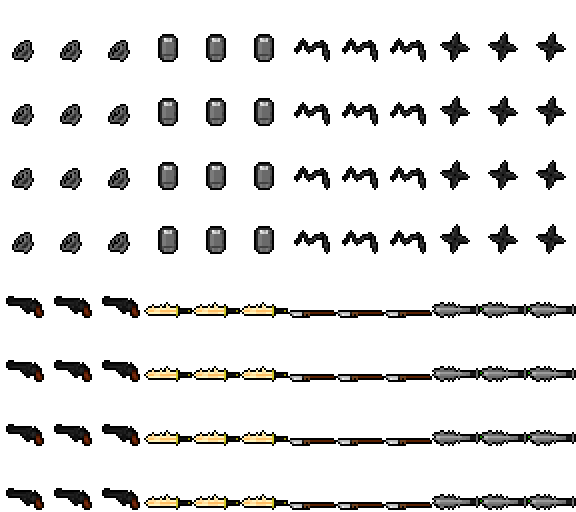
#> input picture art/Weapon/A武器セット１３.png, 576 x 512 px, given in place of [2K-VX]-A武器セット１０.png, which was not available
$ python acceptance.py
#> lines starting #> are read from the running program, lines starting #| are printed output that depends on the picture; pictures that were not available may be replaced by others from this repository, and a replacement may not be noted
# -*- coding: utf-8 -*-
"""生成验收对照图：图标 / 地面精灵 1x / 地面精灵 3x。"""
import sys, os, re, glob
sys.path.insert(0, os.path.dirname(os.path.abspath(__file__)))
from mapping import SHEETS, MAPPING
from PIL import Image, ImageDraw

FW, FH = 48, 64


def load_info():
    info = {}
    for f in sorted(glob.glob("object/*.tres")):
        txt = open(f, encoding="utf-8", errors="replace").read()
        m = re.search(r'^item_id = "([^"]*)"', txt, re.M)
        if not m:
            continue
        iid = m.group(1)
        icon = ""
        mm = re.search(r'(?<!u)\bicon = ExtResource\("([^"]+)"\)', txt, re.M)
        if mm:
            key = mm.group(1)
            for l in txt.splitlines():
                if l.startswith("[ext_resource") and f'id="{key}"' in l:
                    p = re.search(r'path="([^"]+)"', l)
                    if p:
                        icon = p.group(1).replace("res://", "")
        name = ""
        mn = re.search(r'^item_name = "([^"]*)"', txt, re.M)
        if mn:
            name = mn.group(1)
        info[iid] = (icon, name)
    return info


def main():
    info = load_info()
    rows = []
    for iid, (sk, idx) in MAPPING.items():
        icon, name = info.get(iid, ("", ""))
        rows.append((iid, name, icon, sk, idx))
    rows.sort(key=lambda r: (0 if "weapon" not in r[0] else 0, r[0]))

    SC = 3
    row_h = FH * SC + 26
    col_w = 170 + 60 + FW * SC + 24
    cols = 2
    per = 14
    for page in range(0, len(rows), per):
        chunk = rows[page:page + per]
        nr = (len(chunk) + cols - 1) // cols
        canvas = Image.new("RGBA", (col_w * cols, row_h * nr + 10), (22, 22, 26, 255))
        d = ImageDraw.Draw(canvas)
        for i, (iid, name, icon, sk, idx) in enumerate(chunk):
            cx, cy = i // cols, i % cols
            x = cy * col_w + 8
            y = cx * row_h + 20
            # 图标 1x
            if icon and os.path.exists(icon):
                ic = Image.open(icon).convert("RGBA")
                canvas.alpha_composite(ic, (x, y + 6))
            # 地面精灵 1x（灰底，模拟地面）
            sheet = Image.open(SHEETS[sk]).convert("RGBA")
#> sheet is the input picture: PIL image 576x512 RGBA; mean R, G, B, A 35.1, 142.1, 6, 34
            c, r = idx % 4, idx // 4
            ox, oy = c * FW * 3, r * FH * 4
            cell = sheet.crop((ox + FW, oy, ox + 2 * FW, oy + FH))
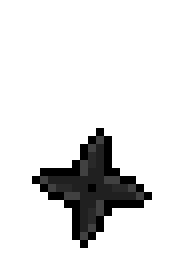
#> cell: PIL image 48x64 RGBA (shown 4 times larger); mean R, G, B, A 31.1, 140.1, 2.9, 30.9; transparent parts drawn white
            plate = Image.new("RGBA", (FW + 8, FH + 8), (92, 96, 92, 255))
            plate.alpha_composite(cell, (4, 4))
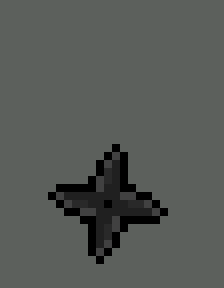
#> plate: PIL image 56x72 RGBA (shown 4 times larger); mean R, G, B, A 85.8, 89.4, 85.8, 255
            canvas.alpha_composite(plate, (x + 170, y + 2))
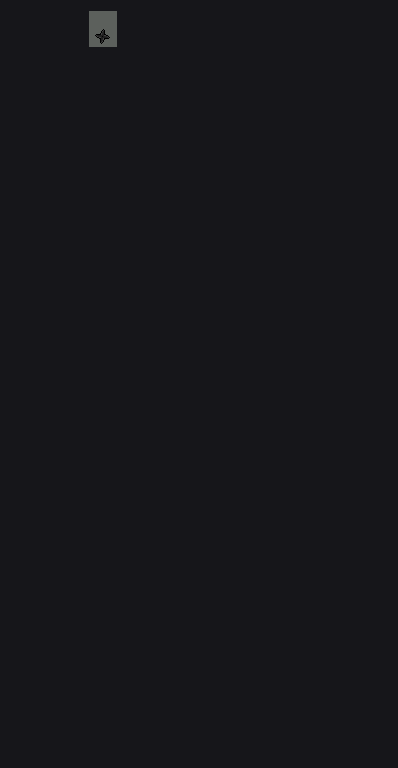
#> canvas: PIL image 796x1536 RGBA (shown at 1/2 size); mean R, G, B, A 22.2, 22.2, 26.2, 255
            # 3x
            big = Image.new("RGBA", (FW * SC + 8, FH * SC + 8), (92, 96, 92, 255))
            big.alpha_composite(cell.resize((FW * SC, FH * SC), Image.NEAREST), (4, 4))
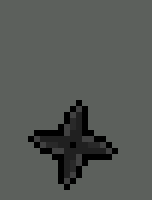
#> big: PIL image 152x200 RGBA; mean R, G, B, A 84.5, 88.1, 84.5, 255
            canvas.alpha_composite(big, (x + 170 + 62, y))
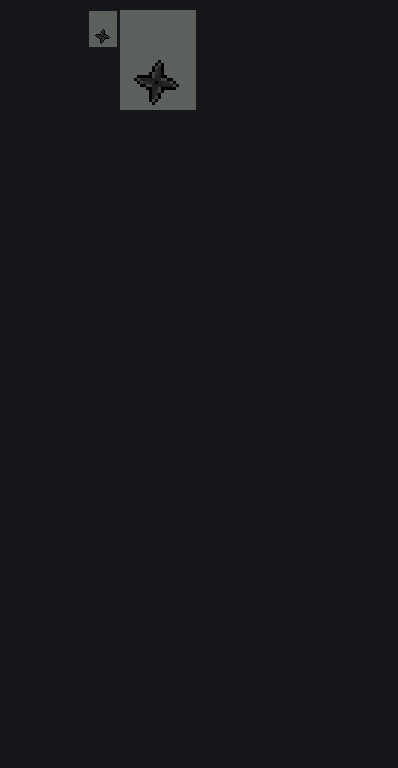
#> canvas: PIL image 796x1536 RGBA (shown at 1/2 size); mean R, G, B, A 23.8, 23.9, 27.7, 255
            d.text((x, (cx * row_h) + 3), "%s  %s  [%s,%d]" % (iid, name, sk, idx),
                   fill=(255, 226, 150, 255))
        out = "outputs/sheetcheck/accept_%d.png" % (page // per)
        canvas.save(out)
        print(out, canvas.size)


if __name__ == "__main__":
#> (the run stopped early here; a loop or call above may not have finished)
